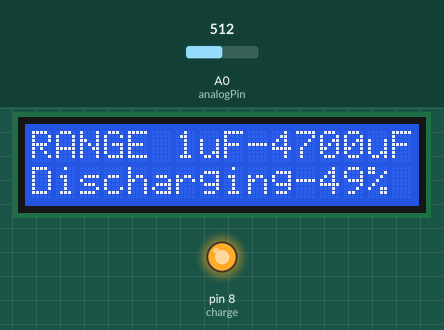
A sketch run on a simulated Arduino Uno, built with avr-gcc and run on an emulated ATmega328P. Shown: 16×2 character LCD, output pins drawn as LEDs (lit = HIGH). The inputs (shaded band) are chosen by the test bench; at power-on: A0 (analogPin) = 512.

Above: at 2.7 s.
2.8 s: A0 (analogPin) set to 4
At 4.1 s:
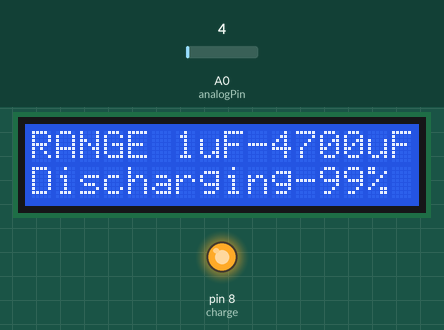
4.4 s: A0 (analogPin) set to 1
At 6.6 s:
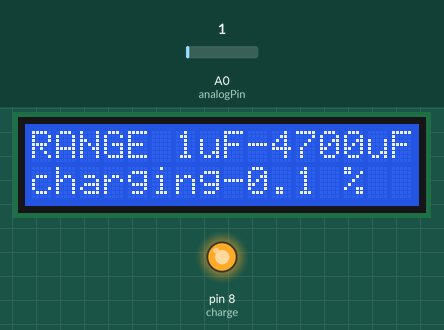
7.1 s: A0 (analogPin) set to 632
At 8.2 s:
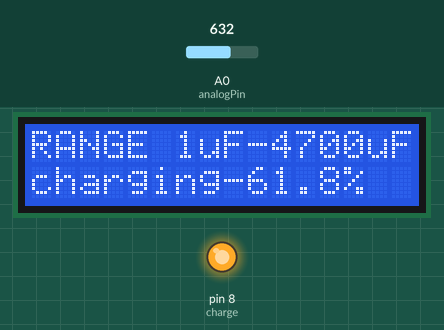
8.6 s: A0 (analogPin) set to 659
At 9.7 s:
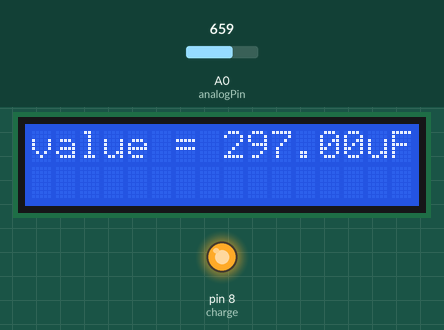
Timing chart, 0 to 11.6 s (numbered marks = the images above; inputs shaded):
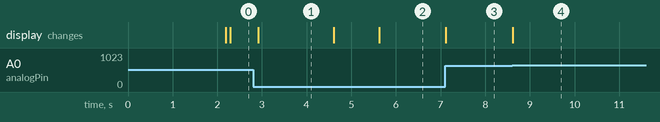

The sketch:

Capacitance_Meter.ino
```cpp
#include <Wire.h>
#include <LCD.h>
#include <LiquidCrystal_I2C.h>

LiquidCrystal_I2C  lcd(0x3F,2,1,0,4,5,6,7);

int charge = 8;
int discharge = 9;
int analogPin = A0;
unsigned long start_timer=0;
unsigned long stop_timer=0;
unsigned long duration=0;
////////////////////////////////
float voltage=3;
float answer=0.0;
int measure (void);
/////////////////////////////////
void setup()
{
  lcd.begin (16,2); // for 16 x 2 LCD module
  lcd.setBacklightPin(3,POSITIVE);
  lcd.setBacklight(HIGH);
Serial.begin(9600);
lcd.begin(16, 2);
lcd.print("RANGE 1uF-4700uF");
lcd.setCursor(0,1);
lcd.print("place capacitor ");
pinMode(discharge,INPUT);
pinMode(charge,OUTPUT);
digitalWrite(charge,HIGH);
}
//1021 1022 1023
void loop()
{

 while(measure()>=1010 && measure()<=1030)
 {
   lcd.setCursor(0,1);
    lcd.print("place capacitor ");
    delay(200);
    lcd.setCursor(0,1);
    lcd.print("                ");
    delay(200);
 }
 delay(2000);
 lcd.setCursor(0,1);
 lcd.print("                ");
  while(1)
  {
    //////////////////////////////////////////////discharging
    pinMode(charge,INPUT);
    pinMode(discharge,OUTPUT);
    digitalWrite(discharge,LOW);
    lcd.setCursor(0,1);
    lcd.print("Discharging-");//12
    while(voltage>2.0)
    {
    voltage=measure();
    delay(100);
    lcd.setCursor(12,1);
    answer=voltage * (99.0 / 1023.0);
    lcd.print((99-answer),0);
    lcd.setCursor(14,1);
    lcd.print("%");
    }

    lcd.setCursor(0,1);
    lcd.print("                ");
    delay(1000);
    lcd.setCursor(0,1);
    lcd.print("charging-");//9
    lcd.setCursor(13,1);
    lcd.print("%");

    //////////////////////////////////////////////charging
    pinMode(discharge,INPUT);
    pinMode(charge,OUTPUT);
    digitalWrite(charge,HIGH);
    start_timer=micros();

    while(measure()<648)
    {
      lcd.setCursor(9,1);
      lcd.print(measure()*(100.0/1023.0),1);
    }

    stop_timer=micros();
    duration=stop_timer-start_timer;
    answer=duration/10000;
    lcd.clear();
   // lcd.setCursor(0,1);
   // lcd.print("                ");
    lcd.setCursor(0,0);
    lcd.print("value = ");
    lcd.print(answer);
    lcd.print("uF");
    delay(3000);
    while(1)
    {
    lcd.setCursor(0,1);
    lcd.print("reset to measure");
    delay(200);
     lcd.setCursor(0,1);
    lcd.print("                ");
    delay(200);
    }

}
}

int measure (void)
{
  int value;
  value=analogRead(analogPin);
  return value;
}
```

Measured:
- the behaviour switches between 3 and 2 on A0 (analogPin) (found by bisection; images 1 and 2)
- the behaviour switches between 647 and 648 on A0 (analogPin) (found by bisection; images 3 and 4)
- after the input at 2.8 s, the display: changes after 0.12 s (image 1)
- after the input at 4.4 s, the display: first changes after 0.21 s (image 2 shows a later state)
- after the input at 7.1 s, the display: changes at once (image 3)
- after the input at 8.6 s, the display: changes at once (image 4)
